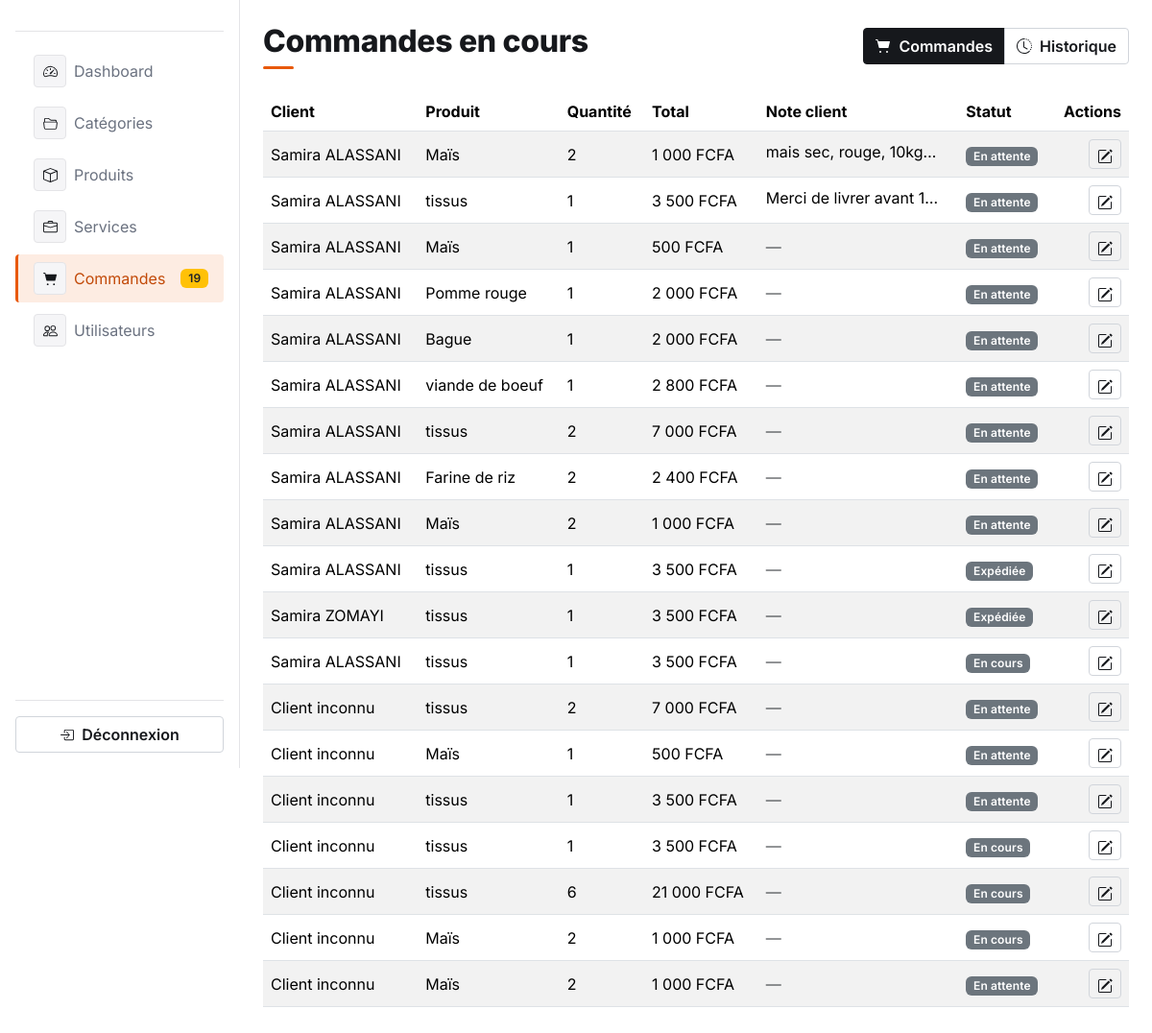
Page /admin/orders.php (signed in) on the earlier database version.
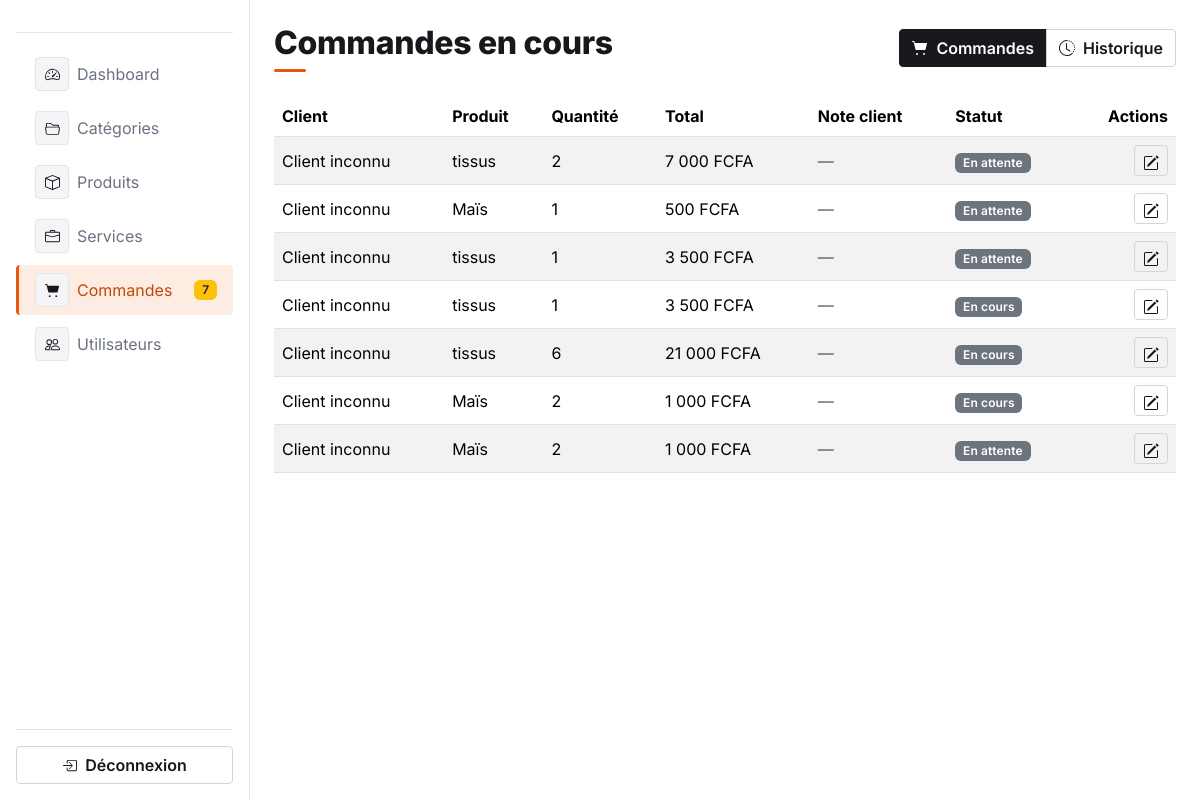
Same page on the later database version.
### tables this page shows
CREATE TABLE IF NOT EXISTS `orders` (
  `oId` int NOT NULL AUTO_INCREMENT,
  `proId` int DEFAULT NULL,
  `servId` int DEFAULT NULL,
  `cId` int NOT NULL,
  `status` enum('en_attente','en_cours','annulee','livee','expediee') NOT NULL DEFAULT 'en_attente',
  `quantity` int NOT NULL,
  `note` text,
  `usId` int NOT NULL,
  PRIMARY KEY (`oId`),
  KEY `proId` (`proId`),
  KEY `cId` (`cId`),
  KEY `fk_users_usId` (`usId`)
);

### order/controller.php (called while the page is built, shortened)
<?php
function getCommandesActives(PDO $pdo)
{
    $req = "SELECT orders.oId, orders.quantity, orders.status, orders.note,
                   COALESCE(product.proName, service.servName) AS proName,
                   COALESCE(product.price, service.priceHours) AS price,
                   COALESCE(users.lastName, 'inconnu') AS clientNom,
                   COALESCE(users.firstname, 'Client') AS clientPrenom
            FROM orders
            LEFT JOIN product ON orders.proId = product.proId
            LEFT JOIN service ON orders.servId = service.servId
            LEFT JOIN users ON orders.usId = users.usId
            WHERE orders.status NOT IN ('livee', 'annulee')
            ORDER BY orders.oId DESC";
    $stmt = $pdo->query($req);
    return $stmt->fetchAll(PDO::FETCH_ASSOC);
}
function getCountCommandesActives(PDO $pdo)
{
    $req = "SELECT COUNT(*)
            FROM orders
            WHERE orders.status NOT IN ('livee', 'annulee')";
    return $pdo->query($req)->fetchColumn();
}

### admin/orders.php (the view, shortened to what the changed rows need)
<?php
require_once(__DIR__ . "/../order/controller.php");
require_once(__DIR__ . "/../config/db.php");
$commandes = getCommandesActives($pdo);
$statutsDisponibles = [
    'en_attente' => 'En attente',
    'en_cours' => 'En cours',
    'expediee' => 'Expédiée',
    'livee' => 'Livrée',
    'annulee' => 'Annulée',
];
?>
<!DOCTYPE html>
<html lang="fr">
<head>
    <link rel="stylesheet" href="../assets/css/bootstrap.css">
    <link rel="stylesheet" href="../assets/css/style.css?v=<?php echo filemtime(__DIR__ . '/../assets/css/style.css'); ?>">
</head>
<body>
    <?php include(__DIR__ . "/../admin/sidebar_admin.php"); ?>
    <main class="container-fluid px-4 my-4" style="margin-left: 250px; width: calc(100% - 250px);">
        <div class="d-flex justify-content-between align-items-center flex-wrap gap-2 mb-4">
            <h2 class="page-title m-0">Commandes en cours</h2>
        </div>
        <?php if (empty($commandes)): ?>
            <div class="alert alert-info">Aucune commande en cours pour le moment.</div>
        <?php else: ?>
            <div class="table-responsive">
                <table class="table table-striped align-middle">
                    <thead>
                        <tr>
                            <th>Client</th>
                            <th>Produit</th>
                            <th>Quantité</th>
                            <th>Total</th>
                            <th>Note client</th>
                            <th>Statut</th>
                            <th class="text-end">Actions</th>
                        </tr>
                    </thead>
                    <tbody>
                        <?php foreach ($commandes as $commande): ?>
                            <tr>
                                <td><?= htmlspecialchars($commande['clientPrenom'] . ' ' . $commande['clientNom']) ?></td>
                                <td><?= htmlspecialchars($commande['proName']) ?></td>
                                <td><?= $commande['quantity'] ?></td>
                                <td><?= number_format($commande['price'] * $commande['quantity'], 0, ',', ' ') ?> FCFA</td>
                                <td>
                                    <?php if (!empty($commande['note'])): ?>
                                        <span class="text-truncate d-inline-block" style="max-width: 180px;" title="<?= htmlspecialchars($commande['note']) ?>">
                                            <?= htmlspecialchars($commande['note']) ?>
                                        </span>
                                    <?php else: ?>
                                        <span class="text-muted">—</span>
                                    <?php endif; ?>
                                </td>
                                <td>
                                    <span class="badge bg-secondary"><?= $statutsDisponibles[$commande['status']] ?? $commande['status'] ?></span>
                                </td>
                                <td class="text-end">
                                    <button type="button" class="btn btn-sm btn-outline-primary"
                                            data-bs-toggle="modal" data-bs-target="#modalStatut<?= $commande['oId'] ?>"
                                            aria-label="Changer le statut" title="Changer le statut">
                                    </button>
                                </td>
                            </tr>
                        <?php endforeach; ?>
                    </tbody>
                </table>
            </div>
        <?php endif; ?>
    </main>
</body>
</html>

### admin/sidebar_admin.php (shortened to what the changed rows need)
<?php
require_once(__DIR__ . "/../order/controller.php");
require_once(__DIR__ . "/../config/db.php");
$nombreCommandesEnAttente = getCountCommandesActives($pdo);
$pageActuelle = basename($_SERVER['SCRIPT_NAME']);
function navActive(string $fichier, string $pageActuelle): string
{
    return $fichier === $pageActuelle ? 'active' : '';
}
?>
<div class="responsive d-flex flex-column flex-shrink-0 p-3 text-white bg-primary" style="width: 250px; min-height: 100vh; position: fixed; top: 0; left: 0; z-index: 1000;">
    <ul class="nav nav-pills flex-column mb-auto gap-1">
        <li>
            <a href="../admin/orders.php" class="nav-link text-white d-flex align-items-center gap-2 <?= navActive('orders.php', $pageActuelle) ?> <?= navActive('orders_history.php', $pageActuelle) ?>">
                <span class="icon-chip icon-chip-light"></span> Commandes
                <span id="commandesBadge" class="badge bg-warning text-dark ms-auto <?= $nombreCommandesEnAttente > 0 ? '' : 'd-none' ?>"><?= $nombreCommandesEnAttente ?></span>
            </a>
        </li>
    </ul>
</div>

Differences in the rows shown:
no longer on this page (row edited): orders: clientNom "Samira ALASSANI", proName "Maïs", quantity "2", quantity "1 000", note "mais sec, rouge, 10kg…", status "En attente"
no longer on this page (row edited): orders: clientNom "Samira ALASSANI", proName "tissus", quantity "1", quantity "3 500", note "Merci de livrer avant 1…", status "En attente"
no longer on this page (row edited): orders: clientNom "Samira ALASSANI", proName "Maïs", quantity "1", quantity "500", status "En attente"
no longer on this page (row edited): orders: clientNom "Samira ALASSANI", proName "Pomme rouge", quantity "1", quantity "2 000", status "En attente"
no longer on this page (row edited): orders: clientNom "Samira ALASSANI", proName "Bague", quantity "1", quantity "2 000", status "En attente"
no longer on this page (row edited): orders: clientNom "Samira ALASSANI", proName "viande de boeuf", quantity "1", quantity "2 800", status "En attente"
no longer on this page (row edited): orders: clientNom "Samira ALASSANI", proName "tissus", quantity "2", quantity "7 000", status "En attente"
no longer on this page (row edited): orders: clientNom "Samira ALASSANI", proName "Farine de riz", quantity "2", quantity "2 400", status "En attente"
no longer on this page (row edited): orders: clientNom "Samira ALASSANI", proName "Maïs", quantity "2", quantity "1 000", status "En attente"
no longer on this page (row edited): orders: clientNom "Samira ALASSANI", proName "tissus", quantity "1", quantity "3 500", status "Expédiée"
no longer on this page (row edited): orders: clientNom "Samira ZOMAYI", proName "tissus", quantity "1", quantity "3 500", status "Expédiée"
no longer on this page (row edited): orders: clientNom "Samira ALASSANI", proName "tissus", quantity "1", quantity "3 500", status "En cours"
Other differences:
$nombreCommandesEnAttente: "19" → "7"
